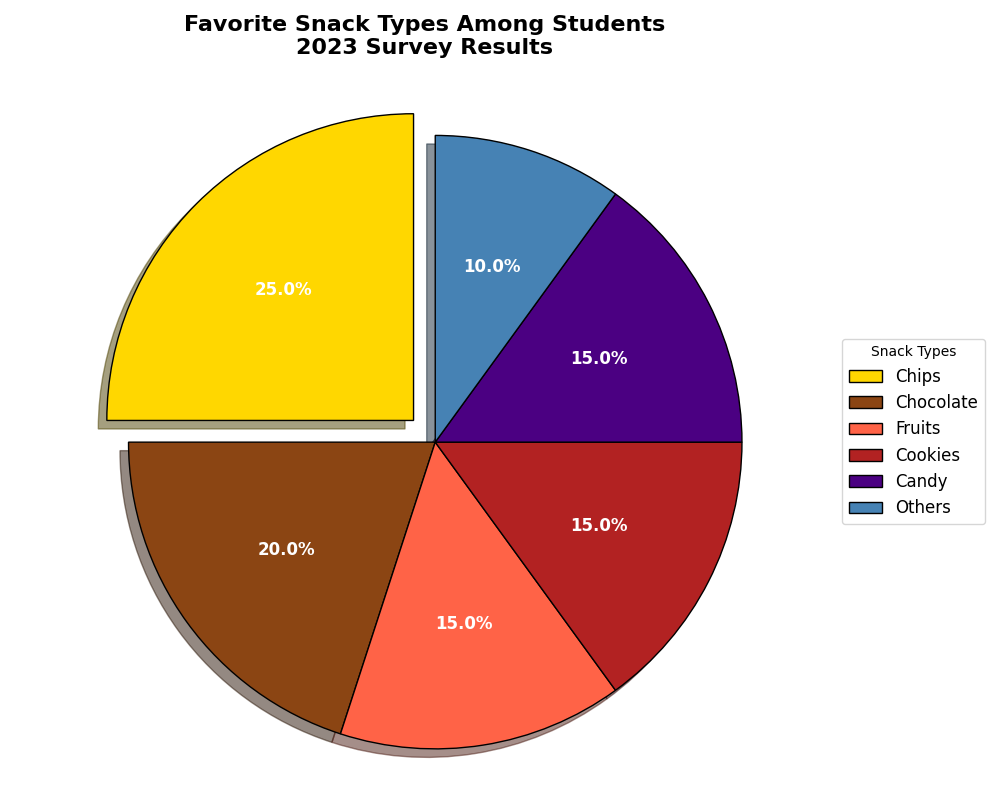

This chart was generated by the following Python code:
import matplotlib.pyplot as plt
import numpy as np

# Backstory: A survey was conducted among a group of students to understand their favorite types of snacks. 
# The findings are summarized in this pie chart.

# Define the data
snack_types = ['Chips', 'Chocolate', 'Fruits', 'Cookies', 'Candy', 'Others']
preferences = [25, 20, 15, 15, 15, 10]

# Define colors for each segment of the pie chart
colors = ['#FFD700', '#8B4513', '#FF6347', '#B22222', '#4B0082', '#4682B4']

# Define the explode parameter to highlight the 'Chips' slice
explode = (0.1, 0, 0, 0, 0, 0)

# Create the pie chart
fig, ax = plt.subplots(figsize=(10, 8))
wedges, texts, autotexts = ax.pie(
    preferences, 
    labels=snack_types, 
    autopct='%1.1f%%', 
    startangle=90, 
    colors=colors, 
    explode=explode, 
    shadow=True,
    textprops=dict(color="white", fontsize=12, weight="bold"),
    wedgeprops=dict(edgecolor='black', linewidth=1)
)

# Set the title
plt.title('Favorite Snack Types Among Students\n2023 Survey Results', fontsize=16, fontweight='bold', pad=20)

# Add a legend to provide insights
plt.legend(wedges, snack_types, title="Snack Types", loc="center left", bbox_to_anchor=(1, 0.5), fontsize=12)

# Ensure the pie chart is a circle
plt.axis('equal')

# Automatically adjust layout to give specified padding
plt.tight_layout()

# Display the plot
plt.show()
